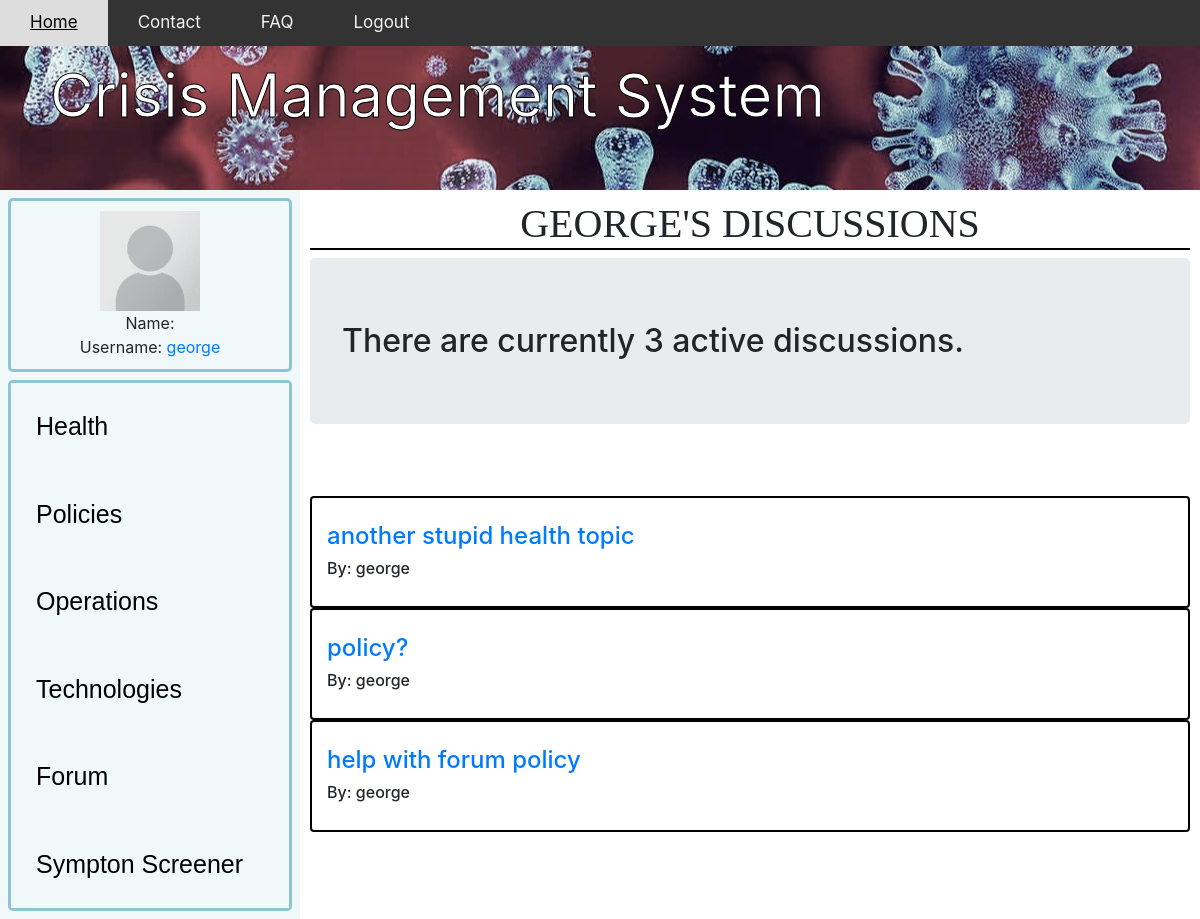
The app's page /userDiscussions/ (signed in), older data.
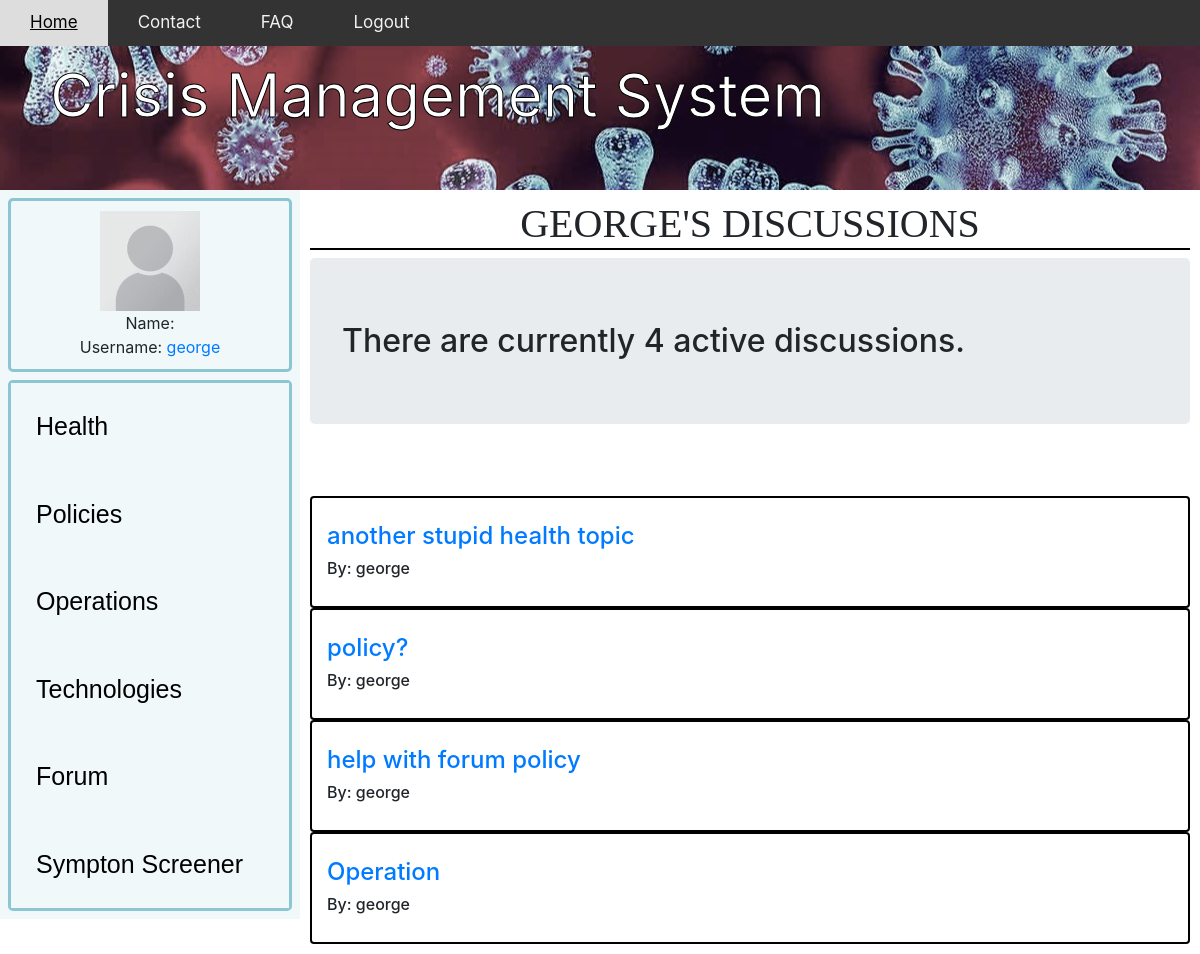
The same page, newer data.
### app/models.py (models this page shows, shortened)
class forum(models.Model):
    name=models.CharField(max_length=200,default="anonymous" )
    topic= models.CharField(max_length=300, unique=True)
    section = models.CharField(max_length=12)
    description = models.CharField(max_length=1000,blank=True)
    date_created=models.DateTimeField(auto_now_add=True,null=True)
    likeCount = models.IntegerField(default=0)
    dislikeCount = models.IntegerField(default=0)
    forumLikes = models.ManyToManyField(User, related_name='forum')

### app/views.py (the view)
# urls.py: path('userDiscussions/', userDiscussions, name='userDiscussions'),
@login_required
def userDiscussions(request):
    forums=forum.objects.filter(name=request.user)
    count=forums.count()
    discussions=[]
    likes=[]
    for i in forums:
        discussions.append(i.discussion_set.all())
        likes.append(i.totalLikes)
    context={'forums':forums,
              'count':count,
              'discussions':discussions,
              'likes': likes
              }
    return render(request, 'userDiscussions.html', context)

### app/templates/userDiscussions.html (shortened to what this page needs)
{% extends "app/base2.html" %}
{% load static %}
{% block content %}
<!DOCTYPE html>
<html lang="en">
<head>
    <body>
		<h1>{{user}}'s Discussions</h1>
	</body>
    <link rel="stylesheet" href="https://stackpath.bootstrapcdn.com/bootstrap/4.5.0/css/bootstrap.min.css"0>
</head>
<body>
        <h2 class="jumbotron">
            There are currently {{count}} active {{section}} discussions.
        </h2>
            <div class="card-columns" style="padding: 10px; margin: 20px;"></div>
            {%for forum in forums %}
                <div class="card box container">
                    <br>
                    <h6 class="card-title">
                        <a href='{% url 'forumDiscussion' forumName=forum.section sortBy="newest" forumTopic=forum.topic %}'><h4>{{forum.topic}}</h4></a>
                        <p> By: {{forum.name}}</p>
                        </h6>
                </div>
            {%endfor%}
</body>
</html>
{%endblock%}

### app/templates/app/base2.html (shortened to what this page needs)
{% load static %}
<!DOCTYPE html>
<html>
	<head>
		<link rel="stylesheet" type="text/css" href="{% static 'css/main.css'%}">
	</head>
    <body>
        <div class="topnav" >
            <a class="active" href="#home" onclick="location.href='/'">Home</a>
            <a href="#contact" onclick="location.href='/contact'">Contact</a>
            <a href="#faq" onclick="location.href='/faq'">FAQ</a>
            {% if request.user.is_authenticated %}
            <a href="{% url 'logout' %}">Logout</a>
            {% else %}
            <a href="#Login" onclick="location.href='/accounts/login'">Login</a>
            {% endif %}
        </div>
        <header>Crisis Management System</header>
        <div class="homecolumn left" >
            <div class="homerow top" >
                <section>
                    {% if user.is_authenticated %}
                        <img src="{% static 'app/images/blank.png' %}" width="100" height="100">
                        <br>Name: {{ user.get_full_name }}
                        <br>Username: <a href="/userDiscussions/">{{ user.username }}</a>
                    {% else %}
                        <button onclick="location.href='/accounts/login'" class="button button1">Login</button>
                    {% endif %}
                </section>
            </div>
            <div class="homerow bottom" >
                <button onclick="location.href='/health'" class="homebutton">
                    Health</button>
                <button onclick="location.href='/policies'" class="homebutton">
                    Policies</button>
                <button onclick="location.href='/operation'" class="homebutton">
                    Operations</button>
                <button onclick="location.href='/technologies'" class="homebutton">
                    Technologies</button>
                <button onclick="location.href='/forumMain'" class="homebutton">
                    Forum</button>
                <button onclick="location.href='/screener'" class="homebutton">
                    Sympton Screener</button>
            </div>
        </div>
        <div class="homecolumn right">
            <div class="homerow full">
                {% block content %}{% endblock %}
            </div>
        </div>
    </body>
</html>

### app/static/css/main.css (style rules this page uses)
.topnav { background-color: #333; overflow: hidden; position: fixed; width: 100%; z-index: 1; }
.topnav a { float: left; color: #f2f2f2; text-align: center; padding: 10px 30px; text-decoration: none; font-size: 17px; }
h1 { font-size: 32px; text-align: center; font-family: serif; font-weight: bold; text-transform: uppercase; }
h1:after { content:' '; display:block; border: 1px solid black; }
body { margin: 0; padding: 0; }
.homebutton { border: none; color: black; padding: 25px; text-align: left; font-size: 25px; font-family: 'Trebuchet MS', sans-serif; cursor: pointer; display: block; width: 100%; background-color: #f0f8fa; }
header { -webkit-text-stroke-width: 1px; -webkit-text-stroke-color: black; background-image: url("covid.jpg"); overflow: hidden; margin-left: auto; margin-right: auto; background-position: center; background-repeat: no-repeat; padding: 50px; color: white; font-size: 60px; }
.homerow { float: top; }
.top { height: 25%; border: 3px solid #8cc5d4; border-radius: 5px; text-align: center; margin: 8px; padding: 10px }
.bottom { height: 75%; border: 3px solid #8cc5d4; border-radius: 5px; margin: 8px; }
.full { height: 100%; margin: 10px; }
.homecolumn { float: left; border: 10px; }
.left { width: 25%; background: #f0f8fa; }
.right { width: 75%; }

### app/templates/userDiscussions.html (style rules this page uses)
.box { border: 2px solid black; margin: 0 auto; }

Row changes from the older to the newer data that the page shows:
added forum: topic "Operation", name "george"
Text that changed along with them:
{{ count }}: "3" → "4"
